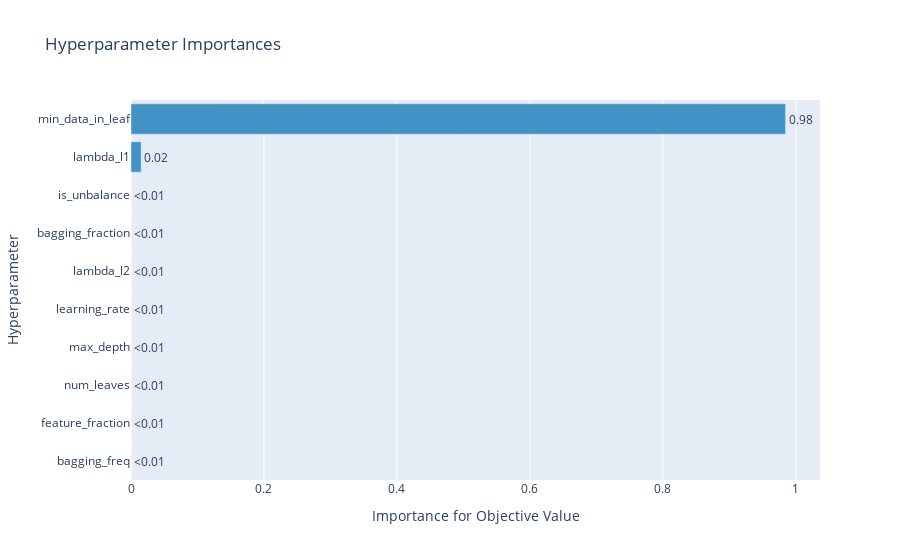

Write notebook code for a chart like this one.
### Code cell
optuna.visualization.plot_param_importances(study)

### Figure 1 — Plotly figure (JSON) as saved in the notebook; plotly's stock layout.template omitted (floating-point values rounded to 4 significant figures)
{"data": [{"cliponaxis": false, "hovertemplate": ["bagging_freq (CategoricalDistribution): 0.0<extra></extra>", "feature_fraction (FloatDistribution): 2.4414373916380937e-07<extra></extra>", "num_leaves (IntDistribution): 1.798192316984979e-06<extra></extra>", "max_depth (IntDistribution): 3.13125338371385e-06<extra></extra>", "learning_rate (FloatDistribution): 3.6306752040594355e-06<extra></extra>", "lambda_l2 (FloatDistribution): 5.323080172286269e-06<extra></extra>", "bagging_fraction (FloatDistribution): 1.112610863550983e-05<extra></extra>", "is_unbalance (CategoricalDistribution): 2.0460885427261855e-05<extra></extra>", "lambda_l1 (FloatDistribution): 0.015303530209713598<extra></extra>", "min_data_in_leaf (IntDistribution): 0.9846507554514075<extra></extra>"], "marker": {"color": "rgb(66,146,198)"}, "orientation": "h", "text": ["<0.01", "<0.01", "<0.01", "<0.01", "<0.01", "<0.01", "<0.01", "<0.01", "0.02", "0.98"], "textposition": "outside", "type": "bar", "x": [0, 2.441e-07, 1.798e-06, 3.131e-06, 3.631e-06, 5.323e-06, 1.113e-05, 2.046e-05, 0.0153, 0.9847], "y": ["bagging_freq", "feature_fraction", "num_leaves", "max_depth", "learning_rate", "lambda_l2", "bagging_fraction", "is_unbalance", "lambda_l1", "min_data_in_leaf"]}], "layout": {"showlegend": false, "title": {"text": "Hyperparameter Importances"}, "xaxis": {"title": {"text": "Importance for Objective Value"}}, "yaxis": {"title": {"text": "Hyperparameter"}}}}
